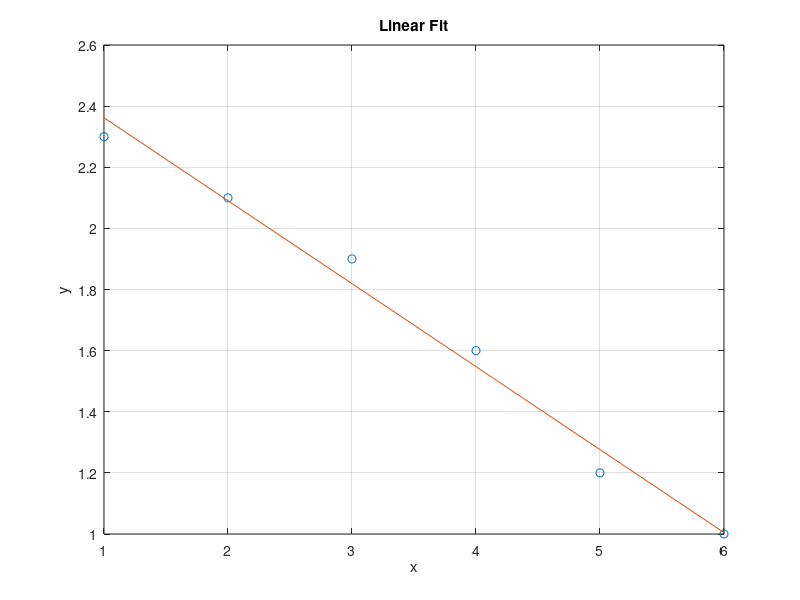

Here is the MATLAB script that generated this plot:
% Sample data
x = [1 2 3 4 5 6];
y = [2.3 2.1 1.9 1.6 1.2 1.0];

% Fit a 1st-degree polynomial (linear fit)
p = polyfit(x, y, 1);

% Evaluate the polynomial at the points in x
y_fit = polyval(p, x);

% Plot the data and the fit
plot(x, y, 'o', x, y_fit, '-');
title('Linear Fit');
xlabel('x');
ylabel('y');
grid on;
